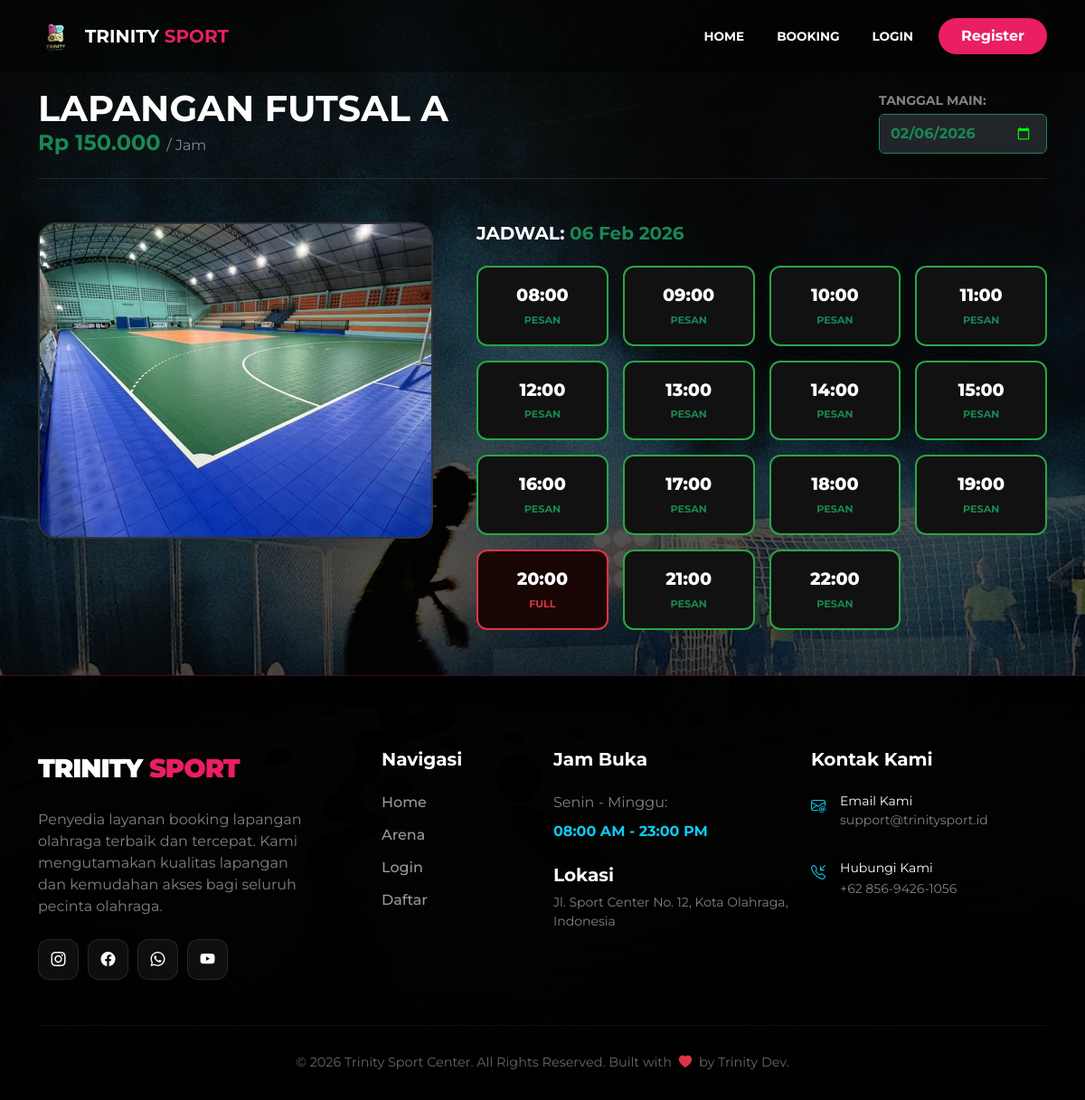
Page /user/booking.php?id=1 on the committed database.
### tables this page shows
CREATE TABLE `lapangan` (
  `id_lapangan` int(11) NOT NULL,
  `nama_lapangan` varchar(50) NOT NULL,
  `jenis` enum('futsal','badminton') NOT NULL,
  `harga_per_jam` int(11) NOT NULL,
  `foto` varchar(255) DEFAULT NULL
);

### user/booking.php (the view, shortened to what this page needs)
<?php
require '../config/database.php';
$id_lapangan = isset($_GET['id']) ? $_GET['id'] : 0;
$tgl_pilih = isset($_GET['tgl']) ? $_GET['tgl'] : date('Y-m-d');
$hari_ini = date('Y-m-d');
$waktu_sekarang = date('H:i');
$query_lap = mysqli_query($conn, "SELECT * FROM lapangan WHERE id_lapangan = '$id_lapangan'");
$lap = mysqli_fetch_assoc($query_lap);
$is_logged_in = isset($_SESSION['id_user']);
include '../includes/header.php';
?>
<div class="container mt-5 pt-5">
    <div class="row align-items-center mb-4 g-3">
        <div class="col-md-7">
            <h1 class="fw-bold text-white text-uppercase m-0"><?= $lap['nama_lapangan']; ?></h1>
            <h4 class="text-success fw-bold m-0">Rp <?= number_format($lap['harga_per_jam'], 0, ',', '.'); ?> <span class="text-white-50 fs-6 fw-normal">/ Jam</span></h4>
        </div>
        <div class="col-md-5 text-md-end">
            <div class="d-inline-block text-start" style="max-width: 250px;">
                <label class="small text-white-50 mb-1 fw-bold">TANGGAL MAIN:</label>
                <form action="" method="GET">
                    <input type="date" name="tgl" class="form-control bg-dark text-success border-success fw-bold py-2 shadow-none"
                           value="<?= $tgl_pilih ?>" min="<?= $hari_ini ?>" onchange="this.form.submit()">
                </form>
            </div>
        </div>
    </div>
    <hr class="border-secondary opacity-25 mb-5">
    <div class="row g-5">
        <div class="col-md-5">
            <img src="/booking-lapangan/assets/images/<?= $lap['foto']; ?>" class="img-booking shadow-lg">
        </div>
        <div class="col-md-7">
            <h5 class="fw-bold mb-4 text-white">JADWAL: <span class="text-success"><?= date('d M Y', strtotime($tgl_pilih)); ?></span></h5>
            <div class="row g-3">
               <?php
                    $jam_list = [
                        '08:00' => '08:00:00', '09:00' => '09:00:00', '10:00' => '10:00:00',
                        '11:00' => '11:00:00', '12:00' => '12:00:00', '13:00' => '13:00:00',
                        '14:00' => '14:00:00', '15:00' => '15:00:00', '16:00' => '16:00:00',
                        '17:00' => '17:00:00', '18:00' => '18:00:00', '19:00' => '19:00:00',
                        '20:00' => '20:00:00', '21:00' => '21:00:00', '22:00' => '22:00:00'
                    ];
                foreach ($jam_list as $label => $kode):
                    $sql_cek = "SELECT * FROM booking WHERE id_lapangan = '$id_lapangan' AND tanggal = '$tgl_pilih' AND jam_mulai = '$kode' AND status != 'batal'";
                    $res_cek = mysqli_query($conn, $sql_cek);
                    $is_booked = mysqli_num_rows($res_cek) > 0;
                    $is_past = ($tgl_pilih == $hari_ini && strtotime($label) <= strtotime($waktu_sekarang));
                ?>
                    <div class="col-4 col-sm-4 col-md-3">
                        <?php if ($is_booked): ?>
                            <div class="slot-jam slot-full py-3 text-center">
                                <p class="text-jam"><?= $label ?></p>
                                <span class="text-danger status-tag">FULL</span>
                            </div>
                        <?php else: ?>
                            <div onclick="<?= $is_logged_in ? "location.href='konfirmasi.php?id=$id_lapangan&jam=$kode&tgl=$tgl_pilih'" : "alertLogin()" ?>"
                                 class="slot-jam slot-available py-3 text-center">
                                <p class="text-jam"><?= $label ?></p>
                                <span class="text-success status-tag">PESAN</span>
                            </div>
                        <?php endif; ?>
                    </div>
                <?php endforeach; ?>
            </div>
        </div>
    </div>
</div>
<?php include '../includes/footer.php'; ?>

### user/booking.php (style rules this page uses)
.slot-jam { border: 2px solid #333; background: #111; border-radius: 12px; transition: all 0.2s ease; }
.slot-available { border-color: #28a745 !important; cursor: pointer; }
.slot-full { border-color: #dc3545 !important; background: #1a0505; }
.text-jam { font-size: 1.2rem; color: #fff; font-weight: 800; margin: 0; }
.status-tag { font-size: 0.7rem; font-weight: bold; text-transform: uppercase; }
.img-booking { width: 100%; height: 350px; object-fit: cover; border-radius: 20px; border: 2px solid #333; }

### rows in the picture
lapangan: nama_lapangan "LAPANGAN FUTSAL A", harga_per_jam "150.000", foto (picture)

### other values in the picture
date('d M Y', strtotime($tgl_pilih)) "06 Feb 2026"
$label "08:00"
$label "09:00"
$label "10:00"
$label "11:00"
$label "12:00"
$label "13:00"
$label "14:00"
$label "15:00"
$label "16:00"
$label "17:00"
$label "18:00"
$label "19:00"
$label "20:00"
$label "21:00"
